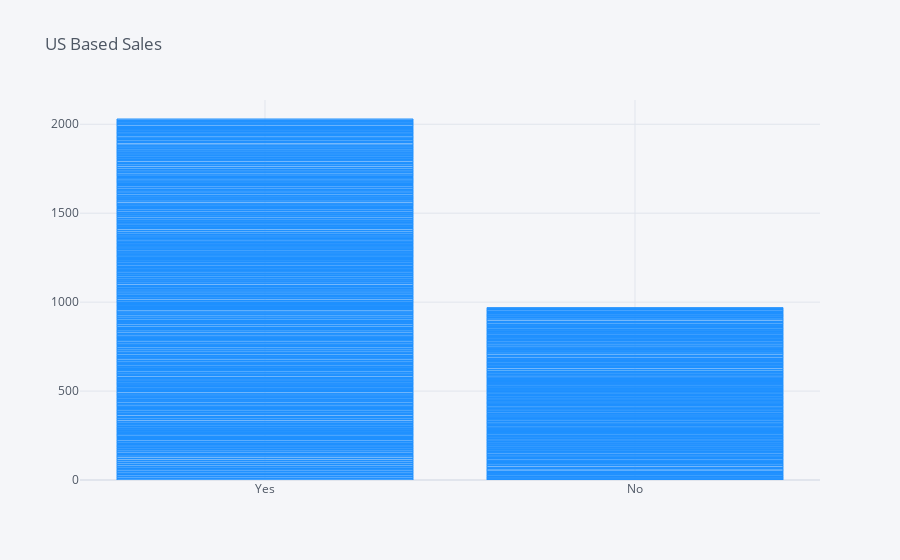

Notebook source saved alongside this figure:
### Code cell
df.iplot(kind='bar', x="US", y="Sales", title="US Based Sales", color="dodgerblue")

### Figure 1 — Plotly figure (JSON) as saved in the notebook; plotly's stock layout.template omitted (floating-point values rounded to 4 significant figures; data arrays with more than 128 entries replaced by an {"elided": "..."} marker saying what was removed)
{"data": [{"marker": {"color": "rgba(30, 144, 255, 0.6)", "line": {"color": "rgba(30, 144, 255, 1.0)", "width": 1}}, "name": "Sales", "orientation": "v", "text": "", "type": "bar", "x": {"elided": "400 str values"}, "y": {"elided": "400 float values"}}], "layout": {"legend": {"bgcolor": "#F5F6F9", "font": {"color": "#4D5663"}}, "paper_bgcolor": "#F5F6F9", "plot_bgcolor": "#F5F6F9", "title": {"font": {"color": "#4D5663"}, "text": "US Based Sales"}, "xaxis": {"gridcolor": "#E1E5ED", "showgrid": true, "tickfont": {"color": "#4D5663"}, "title": {"font": {"color": "#4D5663"}, "text": ""}, "zerolinecolor": "#E1E5ED"}, "yaxis": {"gridcolor": "#E1E5ED", "showgrid": true, "tickfont": {"color": "#4D5663"}, "title": {"font": {"color": "#4D5663"}, "text": ""}, "zerolinecolor": "#E1E5ED"}}}
